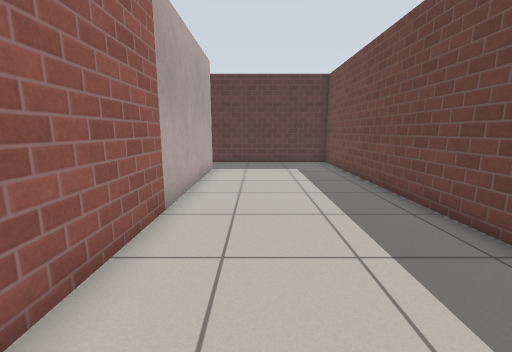
View 1 (above)

12 first-person views from a walk through a Gazebo world. The camera is 0.92 m above the floor, tilts 10° down and sees 90° across. The floor is counted in squares, 0.5 m on a side. Each view is taken from the middle of a square. On the plan, view 1 faces up. The plan holds only what a view shows up to about 15 squares ahead; the rest is blank. Simple patterns stand in for the simulator's built-in surfaces.

View 2
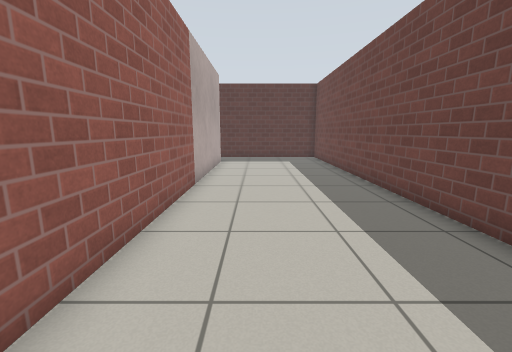

View 3
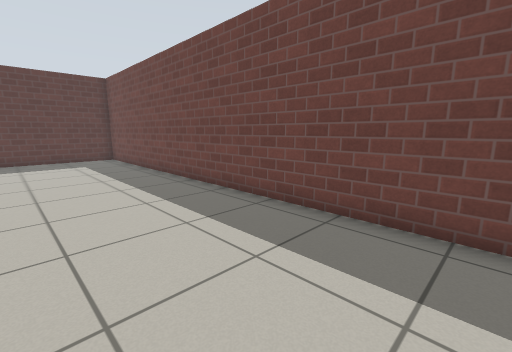

View 4
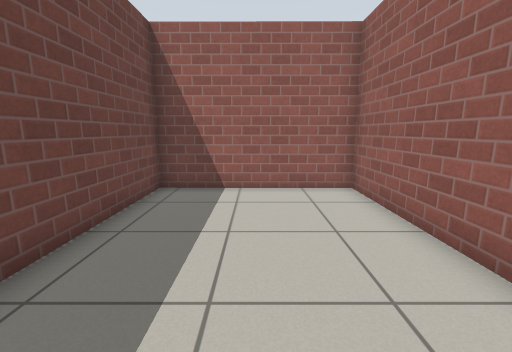

View 5
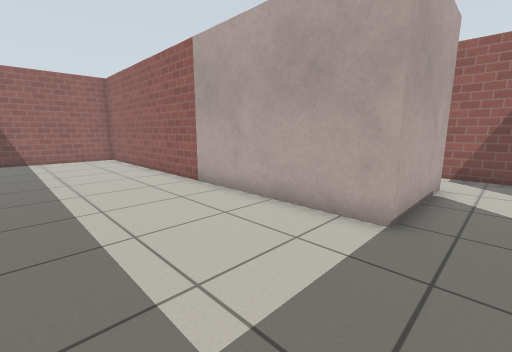

View 6
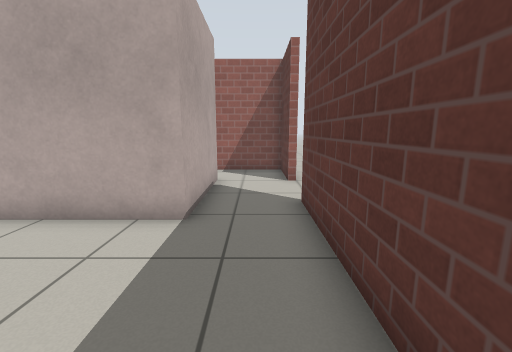

View 7
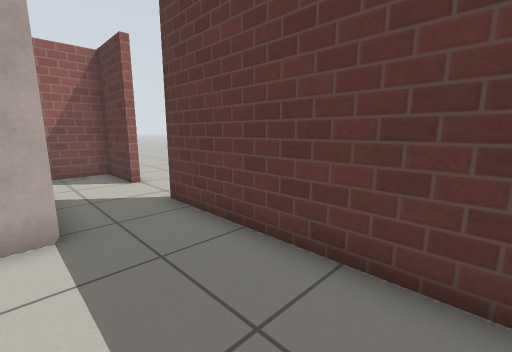

View 8
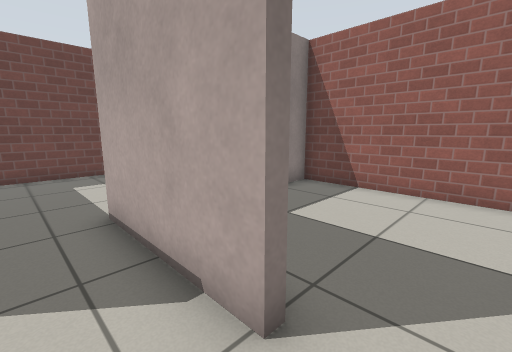

View 9
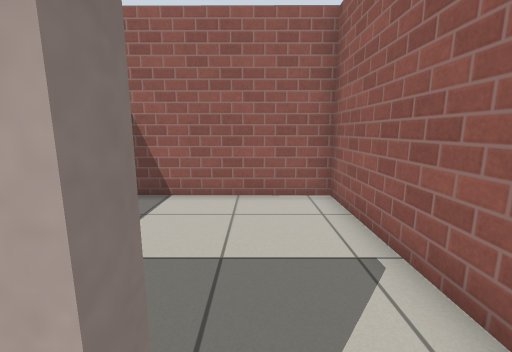

View 10
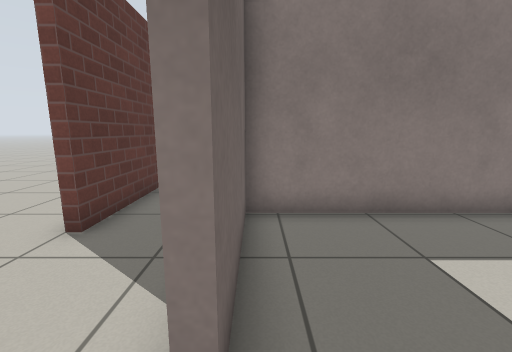

View 11
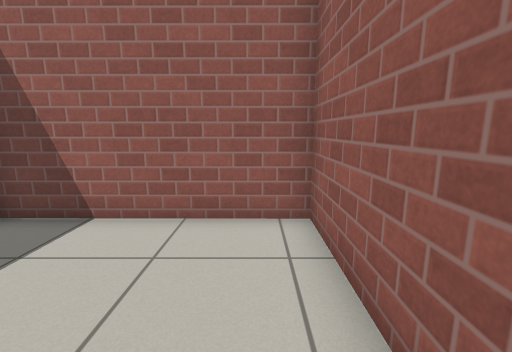

View 12
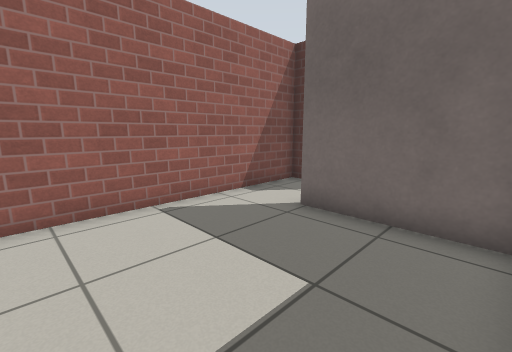

### Floor plan
Ten units are one square. View 1 is at (0, 0); x grows to the right and y downward. Boxes are objects, and circles mark ways between rooms. Rooms are numbered by the first view taken in them; rooms with no view inside come last. Other rooms are left out.
<svg viewBox="-97 -161 144 208">
<path fill="none" stroke="#000" d="M-21 -125 -21 42 42 42 42 -152 -14 -152M-64 -156 -64 -152 -92 -152 -92 -115M-66 -122 -66 -125 -21 -125M-14 -152 -36 -152M-92 -115 -92 -58 -24 -58 -24 -122 -66 -122"/>
<circle cx="-25" cy="-135" r="3" fill="#2a7"/>
<circle cx="-75" cy="-120" r="3" fill="#2a7"/>
<text x="10" y="-60">1</text>
<text x="-50" y="-140">2</text>
<text x="-60" y="-90">3</text>
</svg>
Room 1 opens to room 2. Room 2 opens to room 3.

Where each view was taken, in squares from view 1:
view 1: 0 up, 0 right, facing up
view 2: 3 down, 0 right, facing up
view 3: 3 down, 1 left, facing up-right
view 4: 4 up, 1 right, facing down
view 5: 14 up, 3 right, facing down-left
view 6: 14 up, 3 right, facing left
view 7: 12 up, 3 right, facing up-left
view 8: 14 up, 8 left, facing down-right
view 9: 13 up, 7 left, facing down
view 10: 12 up, 8 left, facing right
view 11: 11 up, 8 left, facing down
view 12: 7 up, 3 left, facing up-left
